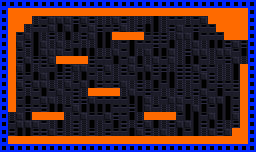

Below is a game level as drawn by its tile map, then a one-line description and the .tmx that defines it (tile-layer data replaced by summaries):
An orthogonal 32x19 tile map with 8x8 px tiles, 9 tile layers (Background, GeometryBG, GeometryDestroyable, Geometry, ...), 2 hidden layers not drawn, 2 tilesets and 142 objects.

<map version="1.0.0" orientation="orthogonal" renderorder="left-down" width="32" height="19" tilewidth="8" tileheight="8" nextobjectid="1">
 <tileset firstgid="1" source="exported_tilesets/Prototype Orange.tsx" />
 <tileset firstgid="86" name="Zeta" tilewidth="8" tileheight="8" spacing="1" margin="1" tilecount="176" columns="4">
  <image source="../Sprites/geometry/zeta_complex/zeta_complex.png" width="37" height="397" />
  <terraintypes>
   <terrain name="Purple" tile="-1" />
  </terraintypes>
  <tile id="0">
   <objectgroup draworder="index">
    <object id="1" x="0" y="0" width="8" height="8" />
   </objectgroup>
  </tile>
  <tile id="1">
   <objectgroup draworder="index">
    <object id="1" x="0" y="0" width="8" height="8" />
   </objectgroup>
  </tile>
  <tile id="2" terrain="0,,0,">
   <objectgroup draworder="index">
    <object id="2" x="0" y="0" width="8" height="8" />
   </objectgroup>
  </tile>
  <tile id="3">
   <objectgroup draworder="index">
    <object id="1" x="0" y="0" width="8" height="8" />
   </objectgroup>
  </tile>
  <tile id="4">
   <objectgroup draworder="index">
    <object id="1" x="0" y="0" width="8" height="8" />
   </objectgroup>
  </tile>
  <tile id="5" terrain="0,0,0,0">
   <objectgroup draworder="index">
    <object id="1" x="0" y="0" width="8" height="8" />
   </objectgroup>
  </tile>
  <tile id="6" terrain="0,0,0,0">
   <objectgroup draworder="index">
    <object id="1" x="0" y="0" width="8" height="8" />
   </objectgroup>
  </tile>
  <tile id="7" terrain="0,0,,">
   <objectgroup draworder="index">
    <object id="1" x="0" y="0" width="8" height="8" />
   </objectgroup>
  </tile>
  <tile id="8" terrain="0,,,">
   <objectgroup draworder="index">
    <object id="2" x="0" y="0">
     <polygon points="0,0 0,8 8,0" />
    </object>
   </objectgroup>
  </tile>
  <tile id="9" terrain=",,0,">
   <objectgroup draworder="index">
    <object id="2" x="0" y="0">
     <polygon points="0,0 0,8 8,8" />
    </object>
   </objectgroup>
  </tile>
  <tile id="10" terrain=",,0,0">
   <objectgroup draworder="index">
    <object id="1" x="0" y="0" width="8" height="8" />
   </objectgroup>
  </tile>
  <tile id="11" terrain=",,,0">
   <objectgroup draworder="index">
    <object id="3" x="0" y="8">
     <polygon points="0,0 8,-8 8,0 0,0" />
    </object>
   </objectgroup>
  </tile>
  <tile id="12">
   <objectgroup draworder="index">
    <object id="1" x="0" y="0" width="8" height="8" />
   </objectgroup>
  </tile>
  <tile id="13" terrain=",0,,0">
   <objectgroup draworder="index">
    <object id="1" x="0" y="0" width="8" height="8" />
   </objectgroup>
  </tile>
  <tile id="14" terrain=",0,,">
   <objectgroup draworder="index">
    <object id="2" x="0" y="0">
     <polygon points="0,0 8,8 8,0" />
    </object>
   </objectgroup>
  </tile>
  <tile id="15">
   <objectgroup draworder="index">
    <object id="1" x="5" y="0" width="3" height="8" />
   </objectgroup>
  </tile>
  <tile id="16">
   <objectgroup draworder="index">
    <object id="2" x="0" y="0" width="3" height="8" />
   </objectgroup>
  </tile>
  <tile id="17">
   <objectgroup draworder="index">
    <object id="1" x="0" y="0" width="8" height="8" />
   </objectgroup>
  </tile>
  <tile id="18">
   <objectgroup draworder="index">
    <object id="1" x="0" y="0" width="8" height="8" />
   </objectgroup>
  </tile>
  <tile id="19">
   <objectgroup draworder="index">
    <object id="1" x="0" y="0" width="8" height="8" />
   </objectgroup>
  </tile>
  <tile id="20">
   <objectgroup draworder="index">
    <object id="1" x="0" y="0" width="8" height="8" />
   </objectgroup>
  </tile>
  <tile id="21">
   <objectgroup draworder="index">
    <object id="1" x="0" y="0" width="8" height="8" />
   </objectgroup>
  </tile>
  <tile id="22">
   <objectgroup draworder="index">
    <object id="1" x="0" y="0" width="8" height="8" />
   </objectgroup>
  </tile>
  <tile id="23">
   <objectgroup draworder="index">
    <object id="1" x="0" y="0" width="8" height="8" />
   </objectgroup>
  </tile>
  <tile id="24">
   <objectgroup draworder="index">
    <object id="1" x="0" y="0" width="8" height="8" />
   </objectgroup>
  </tile>
  <tile id="25">
   <objectgroup draworder="index">
    <object id="1" x="0" y="0" width="8" height="8" />
   </objectgroup>
  </tile>
  <tile id="26">
   <objectgroup draworder="index">
    <object id="1" x="0" y="0" width="8" height="8" />
   </objectgroup>
  </tile>
  <tile id="27">
   <objectgroup draworder="index">
    <object id="1" x="0" y="0" width="8" height="8" />
   </objectgroup>
  </tile>
  <tile id="28">
   <objectgroup draworder="index">
    <object id="1" x="0" y="0" width="8" height="8" />
   </objectgroup>
  </tile>
  <tile id="29">
   <objectgroup draworder="index">
    <object id="1" x="0" y="0" width="8" height="8" />
   </objectgroup>
  </tile>
  <tile id="30">
   <objectgroup draworder="index">
    <object id="1" x="0" y="0" width="8" height="8" />
   </objectgroup>
  </tile>
  <tile id="31">
   <objectgroup draworder="index">
    <object id="1" x="0" y="0" width="8" height="8" />
   </objectgroup>
  </tile>
  <tile id="32">
   <objectgroup draworder="index">
    <object id="1" x="0" y="0" width="8" height="8" />
   </objectgroup>
  </tile>
  <tile id="33">
   <objectgroup draworder="index">
    <object id="1" x="0" y="0" width="8" height="8" />
   </objectgroup>
  </tile>
  <tile id="34">
   <objectgroup draworder="index">
    <object id="1" x="0" y="0" width="8" height="8" />
   </objectgroup>
  </tile>
  <tile id="35">
   <objectgroup draworder="index">
    <object id="1" x="0" y="0" width="8" height="8" />
   </objectgroup>
  </tile>
  <tile id="36">
   <objectgroup draworder="index">
    <object id="1" x="0" y="0" width="8" height="8" />
   </objectgroup>
  </tile>
  <tile id="37">
   <objectgroup draworder="index">
    <!-- 1 objects omitted --></objectgroup>
  </tile>
  <tile id="38">
   <objectgroup draworder="index">
    <!-- 1 objects omitted --></objectgroup>
  </tile>
  <tile id="39">
   <objectgroup draworder="index">
    <!-- 1 objects omitted --></objectgroup>
  </tile>
  <tile id="40">
   <objectgroup draworder="index">
    <!-- 1 objects omitted --></objectgroup>
  </tile>
  <tile id="41">
   <objectgroup draworder="index">
    <!-- 1 objects omitted --></objectgroup>
  </tile>
  <tile id="42">
   <objectgroup draworder="index">
    <!-- 1 objects omitted --></objectgroup>
  </tile>
  <tile id="43">
   <objectgroup draworder="index">
    <!-- 1 objects omitted --></objectgroup>
  </tile>
  <tile id="44">
   <objectgroup draworder="index">
    <!-- 1 objects omitted --></objectgroup>
  </tile>
  <tile id="45">
   <objectgroup draworder="index">
    <!-- 1 objects omitted --></objectgroup>
  </tile>
  <tile id="46">
   <objectgroup draworder="index">
    <!-- 1 objects omitted --></objectgroup>
  </tile>
  <tile id="47">
   <objectgroup draworder="index">
    <!-- 1 objects omitted --></objectgroup>
  </tile>
  <tile id="48">
   <objectgroup draworder="index">
    <!-- 1 objects omitted --></objectgroup>
  </tile>
  <tile id="49">
   <objectgroup draworder="index">
    <!-- 1 objects omitted --></objectgroup>
  </tile>
  <tile id="50">
   <objectgroup draworder="index">
    <!-- 1 objects omitted --></objectgroup>
  </tile>
  <tile id="51">
   <objectgroup draworder="index">
    <!-- 1 objects omitted --></objectgroup>
  </tile>
  <tile id="52">
   <objectgroup draworder="index">
    <!-- 4 objects omitted --></objectgroup>
  </tile>
  <tile id="53">
   <objectgroup draworder="index">
    <!-- 2 objects omitted --></objectgroup>
  </tile>
  <tile id="54">
   <objectgroup draworder="index">
    <!-- 1 objects omitted --></objectgroup>
  </tile>
  <tile id="55">
   <objectgroup draworder="index">
    <!-- 4 objects omitted --></objectgroup>
  </tile>
  <tile id="56">
   <objectgroup draworder="index">
    <!-- 1 objects omitted --></objectgroup>
  </tile>
  <tile id="57">
   <objectgroup draworder="index">
    <!-- 1 objects omitted --></objectgroup>
  </tile>
  <tile id="63">
   <objectgroup draworder="index">
    <!-- 1 objects omitted --></objectgroup>
  </tile>
  <tile id="64">
   <objectgroup draworder="index">
    <!-- 1 objects omitted --></objectgroup>
  </tile>
  <tile id="65">
   <objectgroup draworder="index">
    <!-- 1 objects omitted --></objectgroup>
  </tile>
  <tile id="66">
   <objectgroup draworder="index">
    <!-- 1 objects omitted --></objectgroup>
  </tile>
  <tile id="67">
   <objectgroup draworder="index">
    <!-- 1 objects omitted --></objectgroup>
  </tile>
  <tile id="68">
   <objectgroup draworder="index">
    <!-- 1 objects omitted --></objectgroup>
  </tile>
  <tile id="69">
   <objectgroup draworder="index">
    <!-- 1 objects omitted --></objectgroup>
  </tile>
  <tile id="70">
   <objectgroup draworder="index">
    <!-- 1 objects omitted --></objectgroup>
  </tile>
  <tile id="71">
   <objectgroup draworder="index">
    <!-- 1 objects omitted --></objectgroup>
  </tile>
  <tile id="72">
   <objectgroup draworder="index">
    <!-- 1 objects omitted --></objectgroup>
  </tile>
  <tile id="73">
   <objectgroup draworder="index">
    <!-- 1 objects omitted --></objectgroup>
  </tile>
  <tile id="74">
   <objectgroup draworder="index">
    <!-- 1 objects omitted --></objectgroup>
  </tile>
  <tile id="75">
   <objectgroup draworder="index">
    <!-- 1 objects omitted --></objectgroup>
  </tile>
  <tile id="76">
   <objectgroup draworder="index">
    <!-- 1 objects omitted --></objectgroup>
  </tile>
  <tile id="77">
   <objectgroup draworder="index">
    <!-- 1 objects omitted --></objectgroup>
  </tile>
  <tile id="78">
   <objectgroup draworder="index">
    <!-- 1 objects omitted --></objectgroup>
  </tile>
  <tile id="79">
   <objectgroup draworder="index">
    <!-- 1 objects omitted --></objectgroup>
  </tile>
  <tile id="80">
   <objectgroup draworder="index">
    <!-- 1 objects omitted --></objectgroup>
  </tile>
  <tile id="81">
   <objectgroup draworder="index">
    <!-- 1 objects omitted --></objectgroup>
  </tile>
  <tile id="82">
   <objectgroup draworder="index">
    <!-- 1 objects omitted --></objectgroup>
  </tile>
  <tile id="83">
   <objectgroup draworder="index" />
  </tile>
  <tile id="94">
   <objectgroup draworder="index">
    <!-- 1 objects omitted --></objectgroup>
  </tile>
  <tile id="104">
   <objectgroup draworder="index">
    <!-- 1 objects omitted --></objectgroup>
  </tile>
  <tile id="105">
   <objectgroup draworder="index">
    <!-- 1 objects omitted --></objectgroup>
  </tile>
  <tile id="106">
   <objectgroup draworder="index">
    <!-- 1 objects omitted --></objectgroup>
  </tile>
  <tile id="107">
   <objectgroup draworder="index">
    <!-- 1 objects omitted --></objectgroup>
  </tile>
  <tile id="108">
   <objectgroup draworder="index">
    <!-- 1 objects omitted --></objectgroup>
  </tile>
  <tile id="109">
   <objectgroup draworder="index">
    <!-- 1 objects omitted --></objectgroup>
  </tile>
  <tile id="110">
   <objectgroup draworder="index">
    <!-- 1 objects omitted --></objectgroup>
  </tile>
  <tile id="111">
   <objectgroup draworder="index">
    <!-- 1 objects omitted --></objectgroup>
  </tile>
  <tile id="112">
   <objectgroup draworder="index">
    <!-- 1 objects omitted --></objectgroup>
  </tile>
  <tile id="113">
   <objectgroup draworder="index">
    <!-- 1 objects omitted --></objectgroup>
  </tile>
  <tile id="114">
   <objectgroup draworder="index">
    <!-- 1 objects omitted --></objectgroup>
  </tile>
  <tile id="115">
   <objectgroup draworder="index">
    <!-- 1 objects omitted --></objectgroup>
  </tile>
  <tile id="116">
   <objectgroup draworder="index">
    <!-- 1 objects omitted --></objectgroup>
  </tile>
  <tile id="117">
   <objectgroup draworder="index">
    <!-- 1 objects omitted --></objectgroup>
  </tile>
  <tile id="118">
   <objectgroup draworder="index">
    <!-- 1 objects omitted --></objectgroup>
  </tile>
  <tile id="119">
   <objectgroup draworder="index">
    <!-- 1 objects omitted --></objectgroup>
  </tile>
  <tile id="120">
   <objectgroup draworder="index">
    <!-- 1 objects omitted --></objectgroup>
  </tile>
  <tile id="121">
   <objectgroup draworder="index">
    <!-- 1 objects omitted --></objectgroup>
  </tile>
  <tile id="122">
   <objectgroup draworder="index">
    <!-- 1 objects omitted --></objectgroup>
  </tile>
  <tile id="123">
   <objectgroup draworder="index">
    <!-- 1 objects omitted --></objectgroup>
  </tile>
  <tile id="124">
   <objectgroup draworder="index">
    <!-- 1 objects omitted --></objectgroup>
  </tile>
  <tile id="125">
   <objectgroup draworder="index">
    <!-- 1 objects omitted --></objectgroup>
  </tile>
  <tile id="126">
   <objectgroup draworder="index">
    <!-- 1 objects omitted --></objectgroup>
  </tile>
  <tile id="127">
   <objectgroup draworder="index">
    <!-- 1 objects omitted --></objectgroup>
  </tile>
  <tile id="128">
   <objectgroup draworder="index">
    <!-- 1 objects omitted --></objectgroup>
  </tile>
  <tile id="129">
   <objectgroup draworder="index">
    <!-- 1 objects omitted --></objectgroup>
  </tile>
  <tile id="130">
   <objectgroup draworder="index">
    <!-- 1 objects omitted --></objectgroup>
  </tile>
  <tile id="131">
   <objectgroup draworder="index">
    <!-- 1 objects omitted --></objectgroup>
  </tile>
  <tile id="143">
   <objectgroup draworder="index">
    <!-- 1 objects omitted --></objectgroup>
  </tile>
  <tile id="144">
   <objectgroup draworder="index">
    <!-- 1 objects omitted --></objectgroup>
  </tile>
  <tile id="147">
   <objectgroup draworder="index">
    <!-- 1 objects omitted --></objectgroup>
  </tile>
  <tile id="148">
   <objectgroup draworder="index">
    <!-- 1 objects omitted --></objectgroup>
  </tile>
  <tile id="149">
   <objectgroup draworder="index">
    <!-- 1 objects omitted --></objectgroup>
  </tile>
  <tile id="150">
   <objectgroup draworder="index">
    <!-- 1 objects omitted --></objectgroup>
  </tile>
  <tile id="151">
   <objectgroup draworder="index">
    <!-- 1 objects omitted --></objectgroup>
  </tile>
  <tile id="152">
   <objectgroup draworder="index">
    <!-- 1 objects omitted --></objectgroup>
  </tile>
  <tile id="153">
   <objectgroup draworder="index">
    <!-- 1 objects omitted --></objectgroup>
  </tile>
  <tile id="154">
   <objectgroup draworder="index">
    <!-- 1 objects omitted --></objectgroup>
  </tile>
  <tile id="155">
   <objectgroup draworder="index">
    <!-- 1 objects omitted --></objectgroup>
  </tile>
  <tile id="156">
   <objectgroup draworder="index">
    <!-- 1 objects omitted --></objectgroup>
  </tile>
  <tile id="157">
   <objectgroup draworder="index">
    <!-- 1 objects omitted --></objectgroup>
  </tile>
  <tile id="158">
   <objectgroup draworder="index">
    <!-- 1 objects omitted --></objectgroup>
  </tile>
  <tile id="159">
   <objectgroup draworder="index">
    <!-- 1 objects omitted --></objectgroup>
  </tile>
  <tile id="160">
   <objectgroup draworder="index">
    <!-- 1 objects omitted --></objectgroup>
  </tile>
  <tile id="161">
   <objectgroup draworder="index">
    <!-- 1 objects omitted --></objectgroup>
  </tile>
  <tile id="162">
   <objectgroup draworder="index">
    <!-- 1 objects omitted --></objectgroup>
  </tile>
  <tile id="163">
   <objectgroup draworder="index">
    <!-- 1 objects omitted --></objectgroup>
  </tile>
  <tile id="164">
   <objectgroup draworder="index">
    <!-- 1 objects omitted --></objectgroup>
  </tile>
  <tile id="165">
   <objectgroup draworder="index">
    <!-- 1 objects omitted --></objectgroup>
  </tile>
  <tile id="166">
   <objectgroup draworder="index">
    <!-- 1 objects omitted --></objectgroup>
  </tile>
  <tile id="167">
   <objectgroup draworder="index">
    <!-- 1 objects omitted --></objectgroup>
  </tile>
  <tile id="168">
   <objectgroup draworder="index">
    <!-- 1 objects omitted --></objectgroup>
  </tile>
  <tile id="169">
   <objectgroup draworder="index">
    <!-- 1 objects omitted --></objectgroup>
  </tile>
  <tile id="170">
   <objectgroup draworder="index">
    <!-- 1 objects omitted --></objectgroup>
  </tile>
  <tile id="171">
   <objectgroup draworder="index">
    <!-- 1 objects omitted --></objectgroup>
  </tile>
  <tile id="172">
   <objectgroup draworder="index">
    <!-- 1 objects omitted --></objectgroup>
  </tile>
 </tileset>
 <layer name="Background" width="32" height="19">
  <properties>
   <property name="unity:ignore" value="collision" />
   <property name="unity:sortingLayerName" value="Background" />
  </properties>
  <data>[608 cells, 510 non-empty, 5 distinct tile ids]</data>
 </layer>
 <layer name="ParalaxBG" width="32" height="19" visible="0">
  <properties>
   <property name="unity:ignore" value="collision" />
   <property name="unity:sortingLayerName" value="ParalaxBG" />
   <property name="unity:tag" value="TiledParalax" />
  </properties>
  <data>[608 cells, 0 non-empty, 0 distinct tile ids]</data>
 </layer>
 <layer name="ParalaxFG" width="32" height="19" visible="0">
  <properties>
   <property name="unity:ignore" value="collision" />
   <property name="unity:sortingLayerName" value="ParalaxFG" />
   <property name="unity:tag" value="TiledParalax" />
  </properties>
  <data>[608 cells, 0 non-empty, 0 distinct tile ids]</data>
 </layer>
 <layer name="GeometryBG" width="32" height="19">
  <properties>
   <property name="unity:ignore" value="collision" />
   <property name="unity:sortingLayerName" value="GeometryBG" />
   <property name="unity:sortingOrder" value="-10" />
  </properties>
  <data>[608 cells, 98 non-empty, 1 distinct tile ids]</data>
 </layer>
 <layer name="GeometryDestroyable" width="32" height="19">
  <properties>
   <property name="unity:layer" value="Geometry" />
   <property name="unity:sortingLayerName" value="Geometry" />
  </properties>
  <data>[608 cells, 0 non-empty, 0 distinct tile ids]</data>
 </layer>
 <layer name="Geometry" width="32" height="19">
  <properties>
   <property name="unity:layer" value="Geometry" />
   <property name="unity:sortingLayerName" value="Geometry" />
  </properties>
  <data>[608 cells, 117 non-empty, 1 distinct tile ids]</data>
 </layer>
 <layer name="GeometryTest" width="32" height="19">
  <properties>
   <property name="unity:layer" value="Geometry" />
   <property name="unity:sortingLayerName" value="Geometry" />
   <property name="unity:sortingOrder" type="int" value="10" />
  </properties>
  <data>[608 cells, 0 non-empty, 0 distinct tile ids]</data>
 </layer>
 <layer name="Items - HIDE ME" width="32" height="19">
  <properties>
   <property name="unity:layer" value="Geometry" />
   <property name="unity:sortingLayerName" value="Items" />
   <property name="unity:sortingOrder" type="int" value="-5" />
  </properties>
  <data>[608 cells, 0 non-empty, 0 distinct tile ids]</data>
 </layer>
 <layer name="Foreground" width="32" height="19">
  <properties>
   <property name="unity:ignore" value="collision" />
   <property name="unity:sortingLayerName" value="Foreground" />
  </properties>
  <data>[608 cells, 0 non-empty, 0 distinct tile ids]</data>
 </layer>
 <layer name="Foreground2" width="32" height="19">
  <properties>
   <property name="unity:ignore" value="collision" />
   <property name="unity:sortingLayerName" value="Foreground" />
   <property name="unity:sortingOrder" type="int" value="10" />
  </properties>
  <data>[608 cells, 0 non-empty, 0 distinct tile ids]</data>
 </layer>
 <layer name="Foreground3" width="32" height="19">
  <properties>
   <property name="unity:ignore" value="collision" />
   <property name="unity:sortingLayerName" value="Foreground" />
   <property name="unity:sortingOrder" type="int" value="20" />
  </properties>
  <data>[608 cells, 0 non-empty, 0 distinct tile ids]</data>
 </layer>
</map>
<!-- 105 of 142 objects omitted -->
